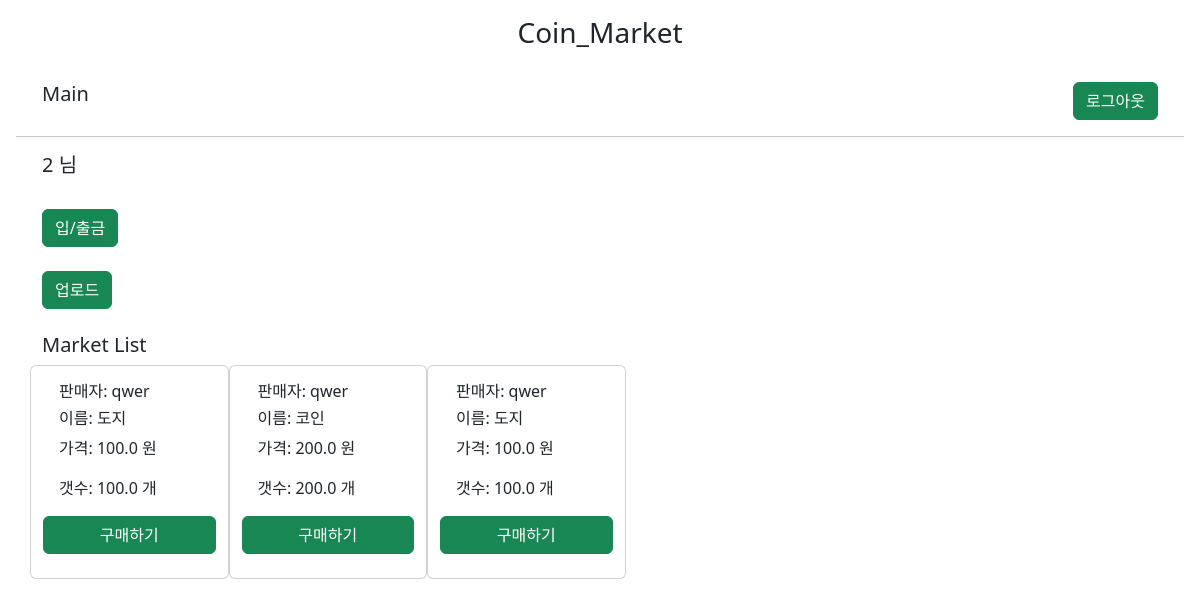
Screenshot of / (signed in) with the database file from the repository.
### server.py (models this page shows, shortened)
class Market_Class(db.Model):
    id = db.Column(db.Integer, primary_key=True, unique=True, autoincrement=True)
    m_name = db.Column(db.String(50))
    m_price = db.Column(db.Float)
    m_coin = db.Column(db.Float)
    m_seller = db.Column(db.String(50))

### server.py (the view)
@app.route("/", methods=["GET", "POST"])
def main():
    if request.method == "POST":
        return redirect(url_for("search", word=request.form["search"]))
    else:
        if "username" in session:
            username = session["username"]
            product_query = Market_Class.query.all()
            user_query = User_Class.query.filter_by(u_id=username).all()
            return render_template(
                "main2.html",
                username=username,
                product_query=product_query,
                user_query=user_query,
            )
        else:
            product_query = Market_Class.query.all()
            return render_template("main.html", product_query=product_query)

### server.py (called while the page is built)
@app.before_request
def perform_initial_setup():
    with app.app_context():
        if not Market_Class.query.first():
            name = "2023소프트웨어공학설계"
            seller = "Market"
            price = 100
            many = 100
            model = Market_Class(name=name, price=price, many=many, seller=seller)
            db.session.add(model)
            db.session.commit()
        if not User_Class.query.first():
            id = "Market"
            pw = "asdfzcvx"
            nm = "시장"
            cash = 0
            coin = 0
            mode1 = User_Class(id=id, pw=pw, nm=nm, cash=cash, coin=coin)
            db.session.add(mode1)
            db.session.commit()

### templates/main2.html (shortened to what this page needs)
<!DOCTYPE html>
<html lang="en">
  <head>
    <link
      href="https://cdn.jsdelivr.net/npm/bootstrap@5.2.3/dist/css/bootstrap.min.css"
      rel="stylesheet"
    />
  </head>
  <body>
    <div class="m-3">
      <h3 class="text-center" onclick="location.href='/'">Coin_Market</h3>
      <div class="container">
        <div class="col">
          <h5 class="mt-4">Main</h5>
        </div>
        <div class="col" align="right">
          <br />
          <button
            type="button"
            href="{{ url_for('logout') }}"
            class="btn btn-success"
            onclick="location.href='/logout'"
          >
            로그아웃
          </button>
        </div>
      </div>
      <hr />
    </div>
    <div class="d-block">
      <div class="container">
        <div class="row">
          <div class="col">
            <h5>{{username}} 님</h5>
            <br />
          </div>
          <div class="col-9">
          </div>
          <div class="row">
            <div class="col">
              <button
                type="button"
                class="btn btn-success"
                onclick="location.href='/update_cash_input'"
              >
                입/출금
              </button>
            </div>
          </div>
          <div class="row">
            <div class="col">
              <br />
              <button
                type="button"
                class="btn btn-success"
                onclick="location.href='/upload'"
              >
                업로드
              </button>
            </div>
          </div>
        </div>
      </div>
      <div class="container">
        <div class="row mt-4">
          <h5>Market List</h5>
          {% for st in product_query %}
          <div class="card col">
            <div class="card-body">
              <h6 class="card-title">판매자: {{ st.m_seller }}</h6>
              <h6 class="card-title">이름: {{ st.m_name }}</h6>
              <p class="card-text">가격: {{ st.m_price }} 원</p>
              <p class="card-text">갯수: {{ st.m_coin }} 개</p>
            </div>
            <a
              class="btn btn-success"
              href="{{ url_for('purchase', m_name = st.m_name, m_seller = st.m_seller) }}"
              >구매하기</a
            >
            <br />
          </div>
          {% endfor %}
        </div>
      </div>
    </div>
  </body>
</html>

### templates/main2.html (style rules this page uses)
.container { display: flex; }

### rows the page displays
Market_Class: m_seller "qwer", m_name "도지", m_price "100.0", m_coin "100.0"
Market_Class: m_seller "qwer", m_name "코인", m_price "200.0", m_coin "200.0"
Market_Class: m_seller "qwer", m_name "도지", m_price "100.0", m_coin "100.0"

### other values shown
{{ username }} "2"
